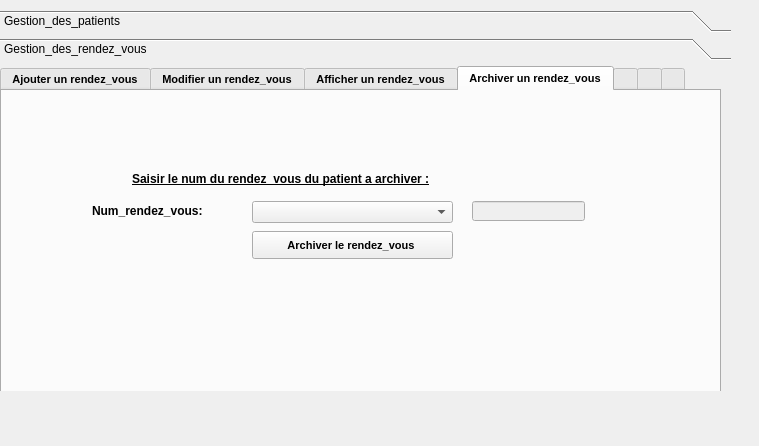
<?xml version="1.0" encoding="UTF-8"?>
<ui version="4.0">
 <class>gestion_des_patients</class>
 <widget class="QDialog" name="gestion_des_patients">
  <property name="geometry">
   <rect>
    <x>0</x>
    <y>0</y>
    <width>759</width>
    <height>446</height>
   </rect>
  </property>
  <property name="windowTitle">
   <string>Dialog</string>
  </property>
  <widget class="QToolBox" name="toolBox">
   <property name="geometry">
    <rect>
     <x>0</x>
     <y>10</y>
     <width>731</width>
     <height>381</height>
    </rect>
   </property>
   <property name="currentIndex">
    <number>1</number>
   </property>
   <widget class="QWidget" name="page">
    <property name="geometry">
     <rect>
      <x>0</x>
      <y>0</y>
      <width>731</width>
      <height>327</height>
     </rect>
    </property>
    <attribute name="label">
     <string>Gestion_des_patients</string>
    </attribute>
    <widget class="QTabWidget" name="tabWidget">
     <property name="geometry">
      <rect>
       <x>20</x>
       <y>0</y>
       <width>721</width>
       <height>361</height>
      </rect>
     </property>
     <property name="font">
      <font>
       <pointsize>8</pointsize>
       <weight>75</weight>
       <bold>true</bold>
       <underline>false</underline>
      </font>
     </property>
     <property name="currentIndex">
      <number>3</number>
     </property>
     <widget class="QWidget" name="tab_8">
      <attribute name="title">
       <string>Ajouter un patient</string>
      </attribute>
      <widget class="QLabel" name="label_3">
       <property name="geometry">
        <rect>
         <x>120</x>
         <y>40</y>
         <width>111</width>
         <height>20</height>
        </rect>
       </property>
       <property name="font">
        <font>
         <pointsize>9</pointsize>
         <weight>75</weight>
         <bold>true</bold>
         <underline>false</underline>
        </font>
       </property>
       <property name="text">
        <string>Réfèrence :</string>
       </property>
      </widget>
      <widget class="QLineEdit" name="prenom">
       <property name="geometry">
        <rect>
         <x>270</x>
         <y>100</y>
         <width>211</width>
         <height>22</height>
        </rect>
       </property>
      </widget>
      <widget class="QLineEdit" name="reference">
       <property name="geometry">
        <rect>
         <x>270</x>
         <y>40</y>
         <width>211</width>
         <height>22</height>
        </rect>
       </property>
      </widget>
      <widget class="QLabel" name="label_2">
       <property name="geometry">
        <rect>
         <x>120</x>
         <y>70</y>
         <width>55</width>
         <height>16</height>
        </rect>
       </property>
       <property name="font">
        <font>
         <pointsize>9</pointsize>
         <weight>75</weight>
         <bold>true</bold>
         <underline>false</underline>
        </font>
       </property>
       <property name="text">
        <string>Nom :</string>
       </property>
      </widget>
      <widget class="QLabel" name="label">
       <property name="geometry">
        <rect>
         <x>120</x>
         <y>100</y>
         <width>61</width>
         <height>20</height>
        </rect>
       </property>
       <property name="font">
        <font>
         <pointsize>9</pointsize>
         <weight>75</weight>
         <bold>true</bold>
         <underline>false</underline>
        </font>
       </property>
       <property name="text">
        <string>Prenom:</string>
       </property>
      </widget>
      <widget class="QLineEdit" name="nom">
       <property name="geometry">
        <rect>
         <x>270</x>
         <y>70</y>
         <width>211</width>
         <height>22</height>
        </rect>
       </property>
      </widget>
      <widget class="QLabel" name="date_de_naissance">
       <property name="geometry">
        <rect>
         <x>120</x>
         <y>130</y>
         <width>141</width>
         <height>20</height>
        </rect>
       </property>
       <property name="font">
        <font>
         <pointsize>9</pointsize>
         <weight>75</weight>
         <bold>true</bold>
         <underline>false</underline>
        </font>
       </property>
       <property name="text">
        <string>Date de naissance:</string>
       </property>
      </widget>
      <widget class="QPushButton" name="ajouter">
       <property name="geometry">
        <rect>
         <x>310</x>
         <y>190</y>
         <width>131</width>
         <height>28</height>
        </rect>
       </property>
       <property name="text">
        <string>Ajouter</string>
       </property>
      </widget>
      <widget class="QDateEdit" name="dateEdit">
       <property name="geometry">
        <rect>
         <x>270</x>
         <y>130</y>
         <width>211</width>
         <height>21</height>
        </rect>
       </property>
      </widget>
      <widget class="QLabel" name="label_12">
       <property name="geometry">
        <rect>
         <x>120</x>
         <y>160</y>
         <width>71</width>
         <height>20</height>
        </rect>
       </property>
       <property name="text">
        <string>sexe :</string>
       </property>
      </widget>
      <widget class="QRadioButton" name="radioButton">
       <property name="geometry">
        <rect>
         <x>270</x>
         <y>160</y>
         <width>82</width>
         <height>17</height>
        </rect>
       </property>
       <property name="text">
        <string>Male</string>
       </property>
      </widget>
      <widget class="QRadioButton" name="radioButton_2">
       <property name="geometry">
        <rect>
         <x>400</x>
         <y>160</y>
         <width>82</width>
         <height>17</height>
        </rect>
       </property>
       <property name="text">
        <string>Female</string>
       </property>
      </widget>
     </widget>
     <widget class="QWidget" name="tab_9">
      <attribute name="title">
       <string>Modifier patient</string>
      </attribute>
      <widget class="QLabel" name="label_17">
       <property name="geometry">
        <rect>
         <x>130</x>
         <y>100</y>
         <width>101</width>
         <height>16</height>
        </rect>
       </property>
       <property name="font">
        <font>
         <pointsize>9</pointsize>
         <weight>75</weight>
         <bold>true</bold>
         <underline>false</underline>
        </font>
       </property>
       <property name="text">
        <string>Réfèrence :</string>
       </property>
      </widget>
      <widget class="QLabel" name="label_18">
       <property name="geometry">
        <rect>
         <x>130</x>
         <y>70</y>
         <width>321</width>
         <height>16</height>
        </rect>
       </property>
       <property name="font">
        <font>
         <pointsize>9</pointsize>
         <weight>75</weight>
         <bold>true</bold>
         <underline>true</underline>
        </font>
       </property>
       <property name="text">
        <string>Saisir la réfèrence du patient à modifier:</string>
       </property>
      </widget>
      <widget class="QPushButton" name="modifier_p">
       <property name="geometry">
        <rect>
         <x>250</x>
         <y>230</y>
         <width>201</width>
         <height>28</height>
        </rect>
       </property>
       <property name="font">
        <font>
         <pointsize>8</pointsize>
         <weight>75</weight>
         <bold>true</bold>
         <underline>false</underline>
        </font>
       </property>
       <property name="text">
        <string>Modifier le patient</string>
       </property>
      </widget>
      <widget class="QLabel" name="label_19">
       <property name="geometry">
        <rect>
         <x>130</x>
         <y>130</y>
         <width>101</width>
         <height>16</height>
        </rect>
       </property>
       <property name="font">
        <font>
         <pointsize>9</pointsize>
         <weight>75</weight>
         <bold>true</bold>
         <underline>false</underline>
        </font>
       </property>
       <property name="text">
        <string>Nom          :</string>
       </property>
      </widget>
      <widget class="QLabel" name="label_23">
       <property name="geometry">
        <rect>
         <x>130</x>
         <y>160</y>
         <width>101</width>
         <height>16</height>
        </rect>
       </property>
       <property name="font">
        <font>
         <pointsize>9</pointsize>
         <weight>75</weight>
         <bold>true</bold>
         <underline>false</underline>
        </font>
       </property>
       <property name="text">
        <string>Prenom     :</string>
       </property>
      </widget>
      <widget class="QLineEdit" name="nom_2">
       <property name="geometry">
        <rect>
         <x>250</x>
         <y>130</y>
         <width>201</width>
         <height>22</height>
        </rect>
       </property>
      </widget>
      <widget class="QLineEdit" name="prenom_2">
       <property name="geometry">
        <rect>
         <x>250</x>
         <y>160</y>
         <width>201</width>
         <height>22</height>
        </rect>
       </property>
      </widget>
      <widget class="QComboBox" name="comboBox">
       <property name="geometry">
        <rect>
         <x>250</x>
         <y>100</y>
         <width>201</width>
         <height>22</height>
        </rect>
       </property>
      </widget>
      <widget class="QDateEdit" name="dateEdit_3">
       <property name="geometry">
        <rect>
         <x>250</x>
         <y>190</y>
         <width>201</width>
         <height>22</height>
        </rect>
       </property>
      </widget>
      <widget class="QLabel" name="label_4">
       <property name="geometry">
        <rect>
         <x>130</x>
         <y>190</y>
         <width>91</width>
         <height>16</height>
        </rect>
       </property>
       <property name="text">
        <string>Date             :</string>
       </property>
      </widget>
      <widget class="QLabel" name="old_date">
       <property name="geometry">
        <rect>
         <x>90</x>
         <y>220</y>
         <width>111</width>
         <height>16</height>
        </rect>
       </property>
       <property name="text">
        <string/>
       </property>
      </widget>
     </widget>
     <widget class="QWidget" name="tab_10">
      <attribute name="title">
       <string>Afficher un patient</string>
      </attribute>
      <widget class="QTableView" name="tabpatient">
       <property name="geometry">
        <rect>
         <x>10</x>
         <y>60</y>
         <width>681</width>
         <height>261</height>
        </rect>
       </property>
      </widget>
      <widget class="QLineEdit" name="recherche_tri">
       <property name="geometry">
        <rect>
         <x>90</x>
         <y>10</y>
         <width>141</width>
         <height>20</height>
        </rect>
       </property>
      </widget>
      <widget class="QLabel" name="label_5">
       <property name="geometry">
        <rect>
         <x>10</x>
         <y>10</y>
         <width>71</width>
         <height>20</height>
        </rect>
       </property>
       <property name="text">
        <string>Reference :</string>
       </property>
      </widget>
      <widget class="QCheckBox" name="checkBox">
       <property name="geometry">
        <rect>
         <x>250</x>
         <y>10</y>
         <width>111</width>
         <height>17</height>
        </rect>
       </property>
       <property name="text">
        <string>decroissant</string>
       </property>
      </widget>
      <widget class="QPushButton" name="pushButton">
       <property name="geometry">
        <rect>
         <x>510</x>
         <y>10</y>
         <width>75</width>
         <height>23</height>
        </rect>
       </property>
       <property name="text">
        <string>STAT</string>
       </property>
      </widget>
     </widget>
     <widget class="QWidget" name="tab_11">
      <attribute name="title">
       <string>Archiver un patient</string>
      </attribute>
      <widget class="QLabel" name="reference_sup">
       <property name="geometry">
        <rect>
         <x>130</x>
         <y>110</y>
         <width>101</width>
         <height>16</height>
        </rect>
       </property>
       <property name="font">
        <font>
         <pointsize>9</pointsize>
         <weight>75</weight>
         <bold>true</bold>
         <underline>false</underline>
        </font>
       </property>
       <property name="text">
        <string>Réfèrence :</string>
       </property>
      </widget>
      <widget class="QPushButton" name="archiver">
       <property name="geometry">
        <rect>
         <x>250</x>
         <y>140</y>
         <width>201</width>
         <height>28</height>
        </rect>
       </property>
       <property name="font">
        <font>
         <pointsize>8</pointsize>
         <weight>75</weight>
         <bold>true</bold>
         <underline>false</underline>
        </font>
       </property>
       <property name="text">
        <string>Archiver le patient </string>
       </property>
      </widget>
      <widget class="QLabel" name="label_20">
       <property name="geometry">
        <rect>
         <x>130</x>
         <y>80</y>
         <width>321</width>
         <height>16</height>
        </rect>
       </property>
       <property name="font">
        <font>
         <pointsize>9</pointsize>
         <weight>75</weight>
         <bold>true</bold>
         <underline>true</underline>
        </font>
       </property>
       <property name="text">
        <string>Saisir la réfèrence du patient a archiver :</string>
       </property>
      </widget>
      <widget class="QComboBox" name="comboBox_2">
       <property name="geometry">
        <rect>
         <x>250</x>
         <y>110</y>
         <width>201</width>
         <height>22</height>
        </rect>
       </property>
      </widget>
      <widget class="QLineEdit" name="supprimer">
       <property name="enabled">
        <bool>false</bool>
       </property>
       <property name="geometry">
        <rect>
         <x>470</x>
         <y>110</y>
         <width>113</width>
         <height>20</height>
        </rect>
       </property>
      </widget>
     </widget>
     <widget class="QWidget" name="tab_12">
      <attribute name="title">
       <string>Chercher et trier les patients</string>
      </attribute>
      <widget class="QPushButton" name="pushButton_7">
       <property name="geometry">
        <rect>
         <x>80</x>
         <y>50</y>
         <width>391</width>
         <height>28</height>
        </rect>
       </property>
       <property name="font">
        <font>
         <pointsize>9</pointsize>
         <weight>75</weight>
         <bold>true</bold>
         <underline>false</underline>
        </font>
       </property>
       <property name="text">
        <string>Trier les patients </string>
       </property>
      </widget>
      <widget class="QLabel" name="label_21">
       <property name="geometry">
        <rect>
         <x>80</x>
         <y>140</y>
         <width>141</width>
         <height>20</height>
        </rect>
       </property>
       <property name="font">
        <font>
         <pointsize>9</pointsize>
         <weight>75</weight>
         <bold>true</bold>
         <underline>false</underline>
        </font>
       </property>
       <property name="text">
        <string>date de rendez_vous:</string>
       </property>
      </widget>
      <widget class="QPushButton" name="pushButton_8">
       <property name="geometry">
        <rect>
         <x>240</x>
         <y>180</y>
         <width>201</width>
         <height>28</height>
        </rect>
       </property>
       <property name="font">
        <font>
         <pointsize>8</pointsize>
         <weight>75</weight>
         <bold>true</bold>
         <underline>false</underline>
        </font>
       </property>
       <property name="text">
        <string>Chercher le patient</string>
       </property>
      </widget>
      <widget class="QLabel" name="label_22">
       <property name="geometry">
        <rect>
         <x>120</x>
         <y>110</y>
         <width>321</width>
         <height>16</height>
        </rect>
       </property>
       <property name="font">
        <font>
         <pointsize>9</pointsize>
         <weight>75</weight>
         <bold>true</bold>
         <underline>true</underline>
        </font>
       </property>
       <property name="text">
        <string>Saisir la réfèrence de produit à chercher:</string>
       </property>
      </widget>
      <widget class="QDateEdit" name="dateEdit_2">
       <property name="geometry">
        <rect>
         <x>240</x>
         <y>140</y>
         <width>201</width>
         <height>22</height>
        </rect>
       </property>
      </widget>
     </widget>
     <widget class="QWidget" name="tab_13">
      <attribute name="title">
       <string>Envoyez des e-mails</string>
      </attribute>
     </widget>
     <widget class="QWidget" name="tab_14">
      <attribute name="title">
       <string>Statistiques</string>
      </attribute>
     </widget>
    </widget>
   </widget>
   <widget class="QWidget" name="page2">
    <property name="geometry">
     <rect>
      <x>0</x>
      <y>0</y>
      <width>731</width>
      <height>327</height>
     </rect>
    </property>
    <attribute name="label">
     <string>Gestion_des_rendez_vous </string>
    </attribute>
    <widget class="QTabWidget" name="tabWidget_2">
     <property name="geometry">
      <rect>
       <x>0</x>
       <y>0</y>
       <width>721</width>
       <height>391</height>
      </rect>
     </property>
     <property name="font">
      <font>
       <pointsize>8</pointsize>
       <weight>75</weight>
       <bold>true</bold>
       <underline>false</underline>
      </font>
     </property>
     <property name="currentIndex">
      <number>3</number>
     </property>
     <widget class="QWidget" name="tab_15">
      <attribute name="title">
       <string>Ajouter un rendez_vous</string>
      </attribute>
      <widget class="QLabel" name="label_6">
       <property name="geometry">
        <rect>
         <x>120</x>
         <y>40</y>
         <width>111</width>
         <height>20</height>
        </rect>
       </property>
       <property name="font">
        <font>
         <pointsize>9</pointsize>
         <weight>75</weight>
         <bold>true</bold>
         <underline>false</underline>
        </font>
       </property>
       <property name="text">
        <string>ID secretaire  :</string>
       </property>
      </widget>
      <widget class="QLineEdit" name="num">
       <property name="geometry">
        <rect>
         <x>270</x>
         <y>130</y>
         <width>211</width>
         <height>22</height>
        </rect>
       </property>
      </widget>
      <widget class="QLineEdit" name="id_sec">
       <property name="geometry">
        <rect>
         <x>270</x>
         <y>40</y>
         <width>211</width>
         <height>22</height>
        </rect>
       </property>
      </widget>
      <widget class="QLabel" name="label_7">
       <property name="geometry">
        <rect>
         <x>120</x>
         <y>70</y>
         <width>131</width>
         <height>20</height>
        </rect>
       </property>
       <property name="font">
        <font>
         <pointsize>9</pointsize>
         <weight>75</weight>
         <bold>true</bold>
         <underline>false</underline>
        </font>
       </property>
       <property name="text">
        <string>References_patient :</string>
       </property>
      </widget>
      <widget class="QLabel" name="label_8">
       <property name="geometry">
        <rect>
         <x>120</x>
         <y>100</y>
         <width>131</width>
         <height>20</height>
        </rect>
       </property>
       <property name="font">
        <font>
         <pointsize>9</pointsize>
         <weight>75</weight>
         <bold>true</bold>
         <underline>false</underline>
        </font>
       </property>
       <property name="text">
        <string>Date rendez_vous :</string>
       </property>
      </widget>
      <widget class="QLabel" name="date_de_naissance_2">
       <property name="geometry">
        <rect>
         <x>120</x>
         <y>130</y>
         <width>141</width>
         <height>20</height>
        </rect>
       </property>
       <property name="font">
        <font>
         <pointsize>9</pointsize>
         <weight>75</weight>
         <bold>true</bold>
         <underline>false</underline>
        </font>
       </property>
       <property name="text">
        <string>Num rendez_vous :</string>
       </property>
      </widget>
      <widget class="QPushButton" name="ajouter_2">
       <property name="geometry">
        <rect>
         <x>310</x>
         <y>220</y>
         <width>131</width>
         <height>28</height>
        </rect>
       </property>
       <property name="text">
        <string>Ajouter</string>
       </property>
      </widget>
      <widget class="QDateEdit" name="dateEdit_4">
       <property name="geometry">
        <rect>
         <x>270</x>
         <y>100</y>
         <width>211</width>
         <height>21</height>
        </rect>
       </property>
      </widget>
      <widget class="QLabel" name="label_11">
       <property name="geometry">
        <rect>
         <x>150</x>
         <y>160</y>
         <width>81</width>
         <height>21</height>
        </rect>
       </property>
       <property name="text">
        <string>ID med :</string>
       </property>
      </widget>
      <widget class="QComboBox" name="references_patient">
       <property name="geometry">
        <rect>
         <x>270</x>
         <y>70</y>
         <width>211</width>
         <height>22</height>
        </rect>
       </property>
      </widget>
      <widget class="QLineEdit" name="id_medecin">
       <property name="geometry">
        <rect>
         <x>270</x>
         <y>160</y>
         <width>211</width>
         <height>20</height>
        </rect>
       </property>
      </widget>
      <widget class="QTimeEdit" name="timeEdit">
       <property name="geometry">
        <rect>
         <x>490</x>
         <y>100</y>
         <width>118</width>
         <height>22</height>
        </rect>
       </property>
       <property name="currentSection">
        <enum>QDateTimeEdit::HourSection</enum>
       </property>
       <property name="displayFormat">
        <string>HH:mm:ss</string>
       </property>
      </widget>
     </widget>
     <widget class="QWidget" name="tab_16">
      <attribute name="title">
       <string>Modifier un rendez_vous</string>
      </attribute>
      <widget class="QLabel" name="label_24">
       <property name="geometry">
        <rect>
         <x>80</x>
         <y>100</y>
         <width>151</width>
         <height>20</height>
        </rect>
       </property>
       <property name="font">
        <font>
         <pointsize>9</pointsize>
         <weight>75</weight>
         <bold>true</bold>
         <underline>false</underline>
        </font>
       </property>
       <property name="text">
        <string>Num du rendez_vous :</string>
       </property>
      </widget>
      <widget class="QLabel" name="label_25">
       <property name="geometry">
        <rect>
         <x>130</x>
         <y>70</y>
         <width>321</width>
         <height>16</height>
        </rect>
       </property>
       <property name="font">
        <font>
         <pointsize>9</pointsize>
         <weight>75</weight>
         <bold>true</bold>
         <underline>true</underline>
        </font>
       </property>
       <property name="text">
        <string>Saisir le numero du rendez_vous  à modifier:</string>
       </property>
      </widget>
      <widget class="QPushButton" name="modifier_p_2">
       <property name="geometry">
        <rect>
         <x>250</x>
         <y>250</y>
         <width>201</width>
         <height>28</height>
        </rect>
       </property>
       <property name="font">
        <font>
         <pointsize>8</pointsize>
         <weight>75</weight>
         <bold>true</bold>
         <underline>false</underline>
        </font>
       </property>
       <property name="text">
        <string>Modifier le patient</string>
       </property>
      </widget>
      <widget class="QLabel" name="label_26">
       <property name="geometry">
        <rect>
         <x>80</x>
         <y>130</y>
         <width>151</width>
         <height>20</height>
        </rect>
       </property>
       <property name="font">
        <font>
         <pointsize>9</pointsize>
         <weight>75</weight>
         <bold>true</bold>
         <underline>false</underline>
        </font>
       </property>
       <property name="text">
        <string>Reference patient          :</string>
       </property>
      </widget>
      <widget class="QLabel" name="label_27">
       <property name="geometry">
        <rect>
         <x>80</x>
         <y>160</y>
         <width>151</width>
         <height>20</height>
        </rect>
       </property>
       <property name="font">
        <font>
         <pointsize>9</pointsize>
         <weight>75</weight>
         <bold>true</bold>
         <underline>false</underline>
        </font>
       </property>
       <property name="text">
        <string>Id secretaire:</string>
       </property>
      </widget>
      <widget class="QLineEdit" name="ref_4">
       <property name="geometry">
        <rect>
         <x>250</x>
         <y>130</y>
         <width>201</width>
         <height>22</height>
        </rect>
       </property>
      </widget>
      <widget class="QLineEdit" name="id_sec_4">
       <property name="geometry">
        <rect>
         <x>250</x>
         <y>160</y>
         <width>201</width>
         <height>22</height>
        </rect>
       </property>
      </widget>
      <widget class="QComboBox" name="comboBox_3">
       <property name="geometry">
        <rect>
         <x>250</x>
         <y>100</y>
         <width>201</width>
         <height>22</height>
        </rect>
       </property>
      </widget>
      <widget class="QDateEdit" name="dateEdit_5">
       <property name="geometry">
        <rect>
         <x>250</x>
         <y>190</y>
         <width>201</width>
         <height>22</height>
        </rect>
       </property>
      </widget>
      <widget class="QLabel" name="label_9">
       <property name="geometry">
        <rect>
         <x>80</x>
         <y>190</y>
         <width>141</width>
         <height>20</height>
        </rect>
       </property>
       <property name="text">
        <string>Date             :</string>
       </property>
      </widget>
      <widget class="QLabel" name="old_date_2">
       <property name="geometry">
        <rect>
         <x>90</x>
         <y>220</y>
         <width>111</width>
         <height>16</height>
        </rect>
       </property>
       <property name="text">
        <string/>
       </property>
      </widget>
      <widget class="QLabel" name="label_13">
       <property name="geometry">
        <rect>
         <x>80</x>
         <y>220</y>
         <width>101</width>
         <height>16</height>
        </rect>
       </property>
       <property name="text">
        <string>Id medecin :</string>
       </property>
      </widget>
      <widget class="QLineEdit" name="id_med">
       <property name="geometry">
        <rect>
         <x>250</x>
         <y>220</y>
         <width>201</width>
         <height>20</height>
        </rect>
       </property>
      </widget>
     </widget>
     <widget class="QWidget" name="tab_17">
      <attribute name="title">
       <string>Afficher un rendez_vous</string>
      </attribute>
      <widget class="QTableView" name="tabrendez">
       <property name="geometry">
        <rect>
         <x>20</x>
         <y>40</y>
         <width>681</width>
         <height>261</height>
        </rect>
       </property>
      </widget>
      <widget class="QLineEdit" name="recherche_tri_2">
       <property name="geometry">
        <rect>
         <x>90</x>
         <y>10</y>
         <width>141</width>
         <height>20</height>
        </rect>
       </property>
      </widget>
      <widget class="QLabel" name="label_10">
       <property name="geometry">
        <rect>
         <x>10</x>
         <y>10</y>
         <width>71</width>
         <height>20</height>
        </rect>
       </property>
       <property name="text">
        <string>Reference :</string>
       </property>
      </widget>
      <widget class="QCheckBox" name="checkBox_2">
       <property name="geometry">
        <rect>
         <x>250</x>
         <y>10</y>
         <width>111</width>
         <height>17</height>
        </rect>
       </property>
       <property name="text">
        <string>decroissant</string>
       </property>
      </widget>
     </widget>
     <widget class="QWidget" name="tab_18">
      <attribute name="title">
       <string>Archiver un rendez_vous</string>
      </attribute>
      <widget class="QLabel" name="reference_sup_2">
       <property name="geometry">
        <rect>
         <x>90</x>
         <y>110</y>
         <width>141</width>
         <height>20</height>
        </rect>
       </property>
       <property name="font">
        <font>
         <pointsize>9</pointsize>
         <weight>75</weight>
         <bold>true</bold>
         <underline>false</underline>
        </font>
       </property>
       <property name="text">
        <string>Num_rendez_vous:</string>
       </property>
      </widget>
      <widget class="QPushButton" name="archiver_2">
       <property name="geometry">
        <rect>
         <x>250</x>
         <y>140</y>
         <width>201</width>
         <height>28</height>
        </rect>
       </property>
       <property name="font">
        <font>
         <pointsize>8</pointsize>
         <weight>75</weight>
         <bold>true</bold>
         <underline>false</underline>
        </font>
       </property>
       <property name="text">
        <string>Archiver le rendez_vous </string>
       </property>
      </widget>
      <widget class="QLabel" name="label_28">
       <property name="geometry">
        <rect>
         <x>130</x>
         <y>80</y>
         <width>321</width>
         <height>16</height>
        </rect>
       </property>
       <property name="font">
        <font>
         <pointsize>9</pointsize>
         <weight>75</weight>
         <bold>true</bold>
         <underline>true</underline>
        </font>
       </property>
       <property name="text">
        <string>Saisir le num du rendez_vous du patient a archiver :</string>
       </property>
      </widget>
      <widget class="QComboBox" name="comboBox_4">
       <property name="geometry">
        <rect>
         <x>250</x>
         <y>110</y>
         <width>201</width>
         <height>22</height>
        </rect>
       </property>
      </widget>
      <widget class="QLineEdit" name="supprimer_2">
       <property name="enabled">
        <bool>false</bool>
       </property>
       <property name="geometry">
        <rect>
         <x>470</x>
         <y>110</y>
         <width>113</width>
         <height>20</height>
        </rect>
       </property>
      </widget>
     </widget>
     <widget class="QWidget" name="tab_19">
      <attribute name="title">
       <string/>
      </attribute>
      <widget class="QPushButton" name="pushButton_9">
       <property name="geometry">
        <rect>
         <x>80</x>
         <y>50</y>
         <width>391</width>
         <height>28</height>
        </rect>
       </property>
       <property name="font">
        <font>
         <pointsize>9</pointsize>
         <weight>75</weight>
         <bold>true</bold>
         <underline>false</underline>
        </font>
       </property>
       <property name="text">
        <string>Trier les patients </string>
       </property>
      </widget>
      <widget class="QLabel" name="label_29">
       <property name="geometry">
        <rect>
         <x>80</x>
         <y>140</y>
         <width>141</width>
         <height>20</height>
        </rect>
       </property>
       <property name="font">
        <font>
         <pointsize>9</pointsize>
         <weight>75</weight>
         <bold>true</bold>
         <underline>false</underline>
        </font>
       </property>
       <property name="text">
        <string>date de rendez_vous:</string>
       </property>
      </widget>
      <widget class="QPushButton" name="pushButton_10">
       <property name="geometry">
        <rect>
         <x>240</x>
         <y>180</y>
         <width>201</width>
         <height>28</height>
        </rect>
       </property>
       <property name="font">
        <font>
         <pointsize>8</pointsize>
         <weight>75</weight>
         <bold>true</bold>
         <underline>false</underline>
        </font>
       </property>
       <property name="text">
        <string>Chercher le patient</string>
       </property>
      </widget>
      <widget class="QLabel" name="label_30">
       <property name="geometry">
        <rect>
         <x>120</x>
         <y>110</y>
         <width>321</width>
         <height>16</height>
        </rect>
       </property>
       <property name="font">
        <font>
         <pointsize>9</pointsize>
         <weight>75</weight>
         <bold>true</bold>
         <underline>true</underline>
        </font>
       </property>
       <property name="text">
        <string>Saisir la réfèrence de produit à chercher:</string>
       </property>
      </widget>
      <widget class="QDateEdit" name="dateEdit_6">
       <property name="geometry">
        <rect>
         <x>240</x>
         <y>140</y>
         <width>201</width>
         <height>22</height>
        </rect>
       </property>
      </widget>
     </widget>
     <widget class="QWidget" name="tab_20">
      <attribute name="title">
       <string/>
      </attribute>
     </widget>
     <widget class="QWidget" name="tab_21">
      <attribute name="title">
       <string/>
      </attribute>
     </widget>
    </widget>
   </widget>
  </widget>
 </widget>
 <resources/>
 <connections/>
</ui>
